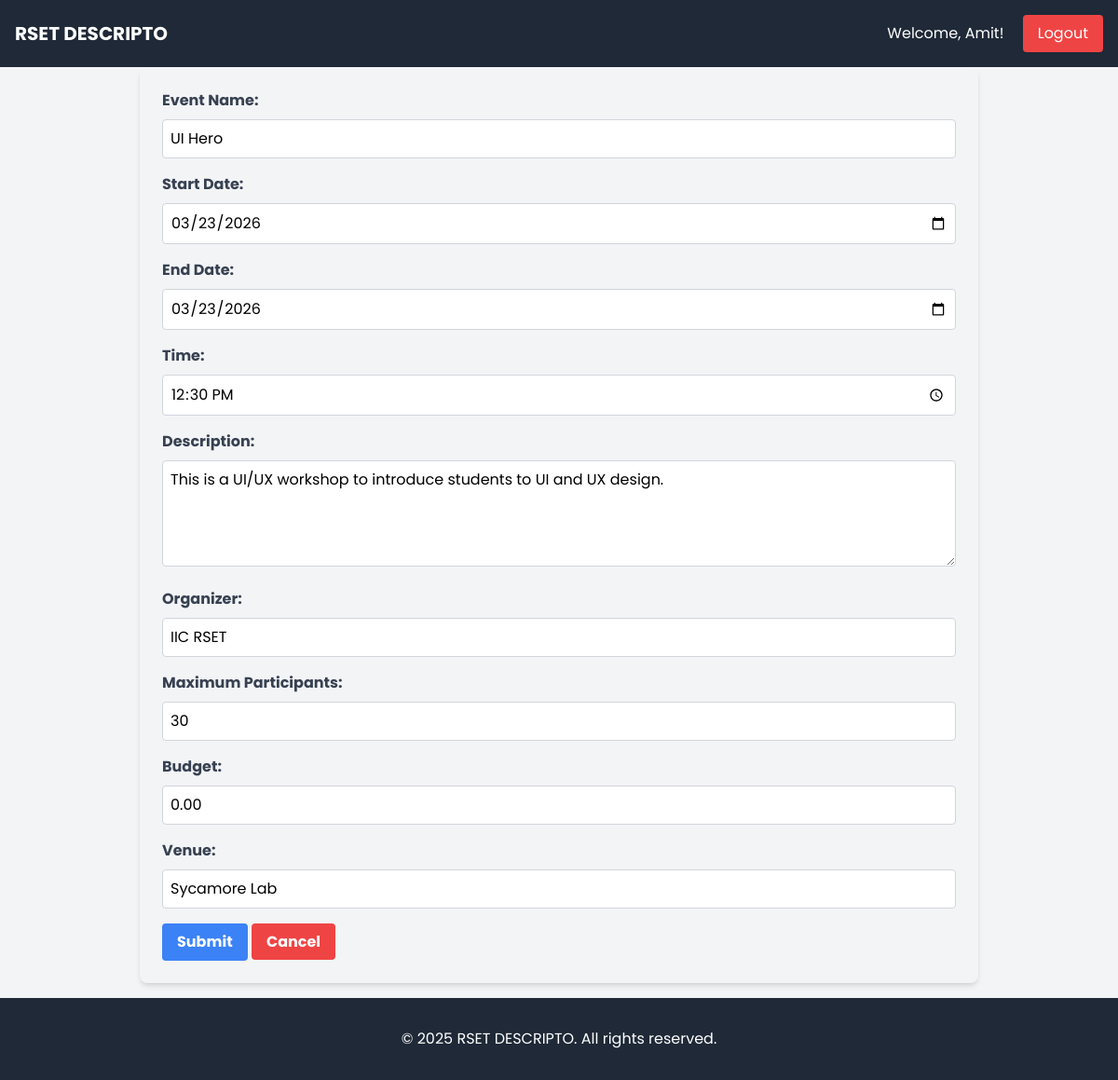
/events/event/13/edit/ (signed in), run on the app's committed database.
### event/models.py (models this page shows, shortened)
class Event(models.Model):
    STATUS_CHOICES = [
        ('Pending', 'Pending'),
        ('Approved', 'Approved'),
        ('Rejected', 'Rejected'),
        ('Closed', 'Closed'),
    ]
    event_id = models.AutoField(primary_key=True)
    name = models.CharField(max_length=255)
    start_date = models.DateField()
    end_date = models.DateField()
    time = models.TimeField()
    description = models.TextField()
    organizer = models.CharField(max_length=255)
    max_count = models.PositiveIntegerField()
    in_charge = models.ForeignKey(User, on_delete=models.CASCADE, default=None)
    budget = models.DecimalField(max_digits=10, decimal_places=2, blank=True, null=True)
    venue = models.CharField(max_length=255)
    status = models.CharField(max_length=10, choices=STATUS_CHOICES, default='Pending')

### event/views.py (the view)
# urls.py: path('event/<int:pk>/edit/', views.edit_event, name='edit_event'),
@login_required
def edit_event(request, pk):
    event = get_object_or_404(Event, pk=pk)
    if event.in_charge != request.user and not request.user.groups.filter(name='Event Editors').exists():
        return redirect('event_list')
    if request.method == "POST":
        if request.user.groups.filter(name='Event Editors').exists():
            form = EventStatusForm(request.POST, instance=event)
        else:
            form = EventForm(request.POST, instance=event)
        if form.is_valid():
            form.save()
            return redirect('event_detail', pk=event.pk)
    else:
        if request.user.groups.filter(name='Event Editors').exists():
            form = EventStatusForm(instance=event)
        else:
            form = EventForm(instance=event)
    return render(request, 'event/edit_form.html', {'form': form, 'event': event})

### event/forms.py
class EventForm(forms.ModelForm):
    class Meta:
        model = Event
        fields = ( "event_id","name","start_date","end_date","time","description","organizer",
                  "max_count","budget","venue")
        widgets = {
            "start_date": forms.DateInput(attrs={"type": "date",}),
            "end_date": forms.DateInput(attrs={"type": "date",}),
            "time": forms.TimeInput(attrs={"type": "time",}),
            "description": forms.Textarea(attrs={"rows": 4, "cols": 15}),
        }

### event/templatetags/form_tags.py (called while the page is built)
@register.filter
def add_class(field, css_class):
    return field.as_widget(attrs={"class": css_class})

### event/templates/event/edit_form.html (shortened to what this page needs)
{% extends 'event/base.html' %}
{% load form_tags%}
{% block content %}
<form method="POST" class="w-3/4 mx-auto bg-gray-100 p-6 rounded-lg shadow-md">
    <div class="mb-4">
        <label for="id_name" class="block text-gray-700 font-bold mb-2">Event Name:</label>
        {{ form.name|add_class:"w-full p-2 border border-gray-300 rounded" }}
    </div>
    <div class="mb-4">
        <label for="id_start_date" class="block text-gray-700 font-bold mb-2">Start Date:</label>
        {{ form.start_date|add_class:"w-full p-2 border border-gray-300 rounded" }}
    </div>
    <div class="mb-4">
        <label for="id_end_date" class="block text-gray-700 font-bold mb-2">End Date:</label>
        {{ form.end_date|add_class:"w-full p-2 border border-gray-300 rounded" }}
    </div>
    <div class="mb-4">
        <label for="id_time" class="block text-gray-700 font-bold mb-2">Time:</label>
        {{ form.time|add_class:"w-full p-2 border border-gray-300 rounded" }}
    </div>
    <div class="mb-4">
        <label for="id_description" class="block text-gray-700 font-bold mb-2">Description:</label>
        {{ form.description|add_class:"w-full p-2 border border-gray-300 rounded" }}
    </div>
    <div class="mb-4">
        <label for="id_organizer" class="block text-gray-700 font-bold mb-2">Organizer:</label>
        {{ form.organizer|add_class:"w-full p-2 border border-gray-300 rounded" }}
    </div>
    <div class="mb-4">
        <label for="id_max_count" class="block text-gray-700 font-bold mb-2">Maximum Participants:</label>
        {{ form.max_count|add_class:"w-full p-2 border border-gray-300 rounded" }}
    </div>
    <div class="mb-4">
        <label for="id_budget" class="block text-gray-700 font-bold mb-2">Budget:</label>
        {{ form.budget|add_class:"w-full p-2 border border-gray-300 rounded" }}
    </div>
    <div class="mb-4">
        <label for="id_venue" class="block text-gray-700 font-bold mb-2">Venue:</label>
        {{ form.venue|add_class:"w-full p-2 border border-gray-300 rounded" }}
    </div>
    <button type="submit" class="bg-blue-500 hover:bg-blue-700 text-white font-bold py-2 px-4 rounded">
        Submit
    </button>
    <a href="{% url 'event_list' %}" class="font-bold bg-red-500 hover:bg-red-700 text-white py-2 px-4 rounded">Cancel</a>
</form>
{% endblock %}

### event/templates/event/base.html (shortened to what this page needs)
<!DOCTYPE html>
<html lang="en">
<head>
    <script src="https://cdn.tailwindcss.com"></script>
</head>
<body class="flex flex-col min-h-screen bg-gray-100">
    <header class="bg-gray-800 text-white p-4 flex justify-between items-center">
        <a href="{% url 'event_list' %}"><h1 class="text-xl font-bold">RSET DESCRIPTO</h1></a>
        <div>
            {% if user.is_authenticated %}
                <p class="inline-block mr-4">Welcome, {{ user.first_name }}!</p>
                <form action="{% url 'logout' %}" method="post" class="inline-block">
                    <button type="submit" class="bg-red-500 hover:bg-red-700 text-white px-4 py-2 rounded">Logout</button>
                </form>
            {% else %}
                <a href="{% url 'login' %}" class="bg-blue-500 hover:bg-blue-700 text-white px-4 py-2 rounded">Login</a>
            {% endif %}
        </div>
    </header>
    <main class="flex-grow" >
        {% block content %}
        {% endblock %}
    </main>
    <footer class="bg-gray-800 text-white p-4 mt-4">
        <div class="bg-gray-800 text-white p-4">
            <p class="text-center">© 2025 RSET DESCRIPTO. All rights reserved.</p>
        </div>
    </footer>
</body>
</html>

### event/templates/event/base.html (style rules this page uses)
body { font-family: 'Poppins', sans-serif; }

### data on the page
Event: name "UI Hero", start_date "03/23/2026", end_date "03/23/2026", time "12:30:00", description "This is a UI/UX workshop to introduce students to UI and UX design.", organizer "IIC RSET", max_count "30", budget "0.00", venue "Sycamore Lab"

### other printed values
{{ user.first_name }} "Amit"
